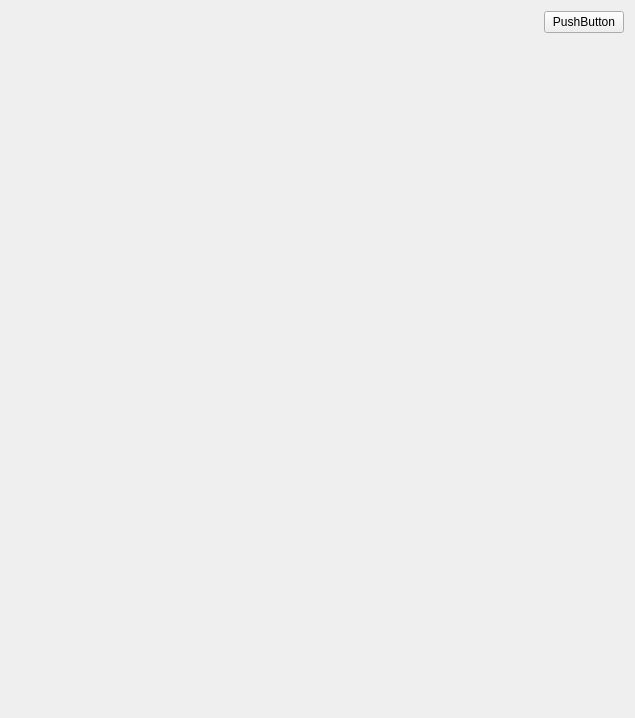
<?xml version="1.0" encoding="UTF-8"?>
<ui version="4.0">
 <class>Form</class>
 <widget class="QWidget" name="Form">
  <property name="geometry">
   <rect>
    <x>0</x>
    <y>0</y>
    <width>635</width>
    <height>718</height>
   </rect>
  </property>
  <property name="windowTitle">
   <string>Form</string>
  </property>
  <layout class="QHBoxLayout" name="horizontalLayout">
   <item>
    <layout class="QVBoxLayout" name="verticalLayout_2">
     <property name="leftMargin">
      <number>10</number>
     </property>
     <item>
      <widget class="NEBWidget" name="wgt_neb" native="true">
       <property name="sizePolicy">
        <sizepolicy hsizetype="Expanding" vsizetype="Expanding">
         <horstretch>0</horstretch>
         <verstretch>0</verstretch>
        </sizepolicy>
       </property>
      </widget>
     </item>
     <item>
      <widget class="Show3DWithSlider" name="wgt_ogl_slider" native="true">
       <property name="sizePolicy">
        <sizepolicy hsizetype="Expanding" vsizetype="Expanding">
         <horstretch>0</horstretch>
         <verstretch>0</verstretch>
        </sizepolicy>
       </property>
      </widget>
     </item>
    </layout>
   </item>
   <item>
    <layout class="QVBoxLayout" name="verticalLayout_3">
     <property name="leftMargin">
      <number>10</number>
     </property>
     <item>
      <layout class="QFormLayout" name="formLayout">
       <property name="leftMargin">
        <number>10</number>
       </property>
       <item row="0" column="0">
        <widget class="QPushButton" name="pushButton">
         <property name="text">
          <string>PushButton</string>
         </property>
        </widget>
       </item>
      </layout>
     </item>
    </layout>
   </item>
  </layout>
 </widget>
 <customwidgets>
  <customwidget>
   <class>NEBWidget</class>
   <extends>QWidget</extends>
   <header>nebdlg.h</header>
   <container>1</container>
  </customwidget>
  <customwidget>
   <class>Show3DWithSlider</class>
   <extends>QWidget</extends>
   <header>show3d.h</header>
   <container>1</container>
  </customwidget>
 </customwidgets>
 <resources/>
 <connections/>
</ui>
